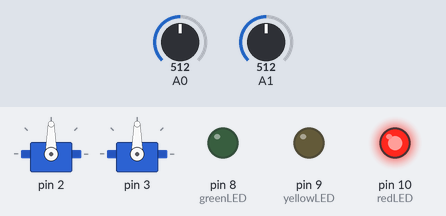
This sketch was run on a simulated Arduino Uno, built with avr-gcc and run on an emulated ATmega328P. On the bench: 2 × servo, output pins drawn as LEDs (lit = HIGH). The test bench sets the inputs (shaded band); at power-on: A0 = 512, A1 = 512.

Above: at 0.1 s.
At 2.1 s:
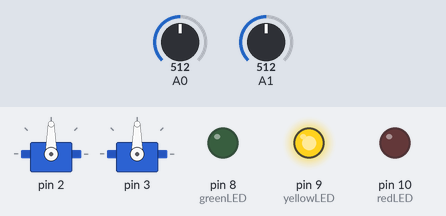
At 5.1 s:
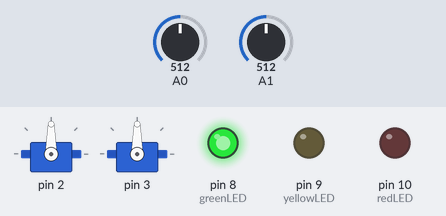
Timing chart, 0 to 6.6 s (numbered marks = the images above):
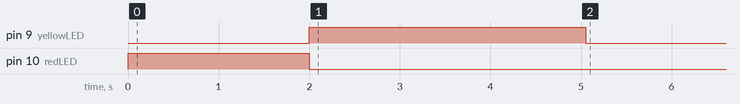

The sketch:

HandMotionControlOpt.ino
```cpp
//========================== Hand Motion Control ===========================
/* RoboHAZMAT Senior Design Team
 * Motion Control Group
 * Gerardo Bledt
 * November 12, 2014
 *
 * Code written for the hand glove motion control glove for the RoboHAZMAT
 * Senior Design project. Uses flex sensors along each of the fingers to
 * record the amount of bend for each one and translate that to motion of
 * the robot fingers by using the Servo motors.
 *
 * 1. Parameter Setup: Defines and initializes all of the necessary
 *    variables for the glove.
 *
 * 2. Functions: Contains all of the user created functions to help process
 *    the signals and control the robot.
 *    - Calibrate
 *    - MoveMotor
 *
 * 3. Main Loop: First asks the user to calibrate the flex sensors to their
 *    hand by opening and closing their hand to get the max and min range.
 *    Takes in sensor measurements from the flex sensors and calls the
 *    function to filter out the signal and then use the filtered value for
 *    the sensor measurement to move the Servo motor position.
 *
 *    *** TO DO ***
 *     - Optimize code for speed.
 *     - Look at making a generic program for righ and left hand control.
 *     - Documentand comment all code clearly.
 *     - Make a status function for the 3 LEDs. {?}
 *     - Make an LED variable array for easy status definitions.
 *     - Look at naming convention for readings. {?}
 *     - Add thumb sensor for gripping motion.
 */
#include <Servo.h>

//============================ Parameter Setup =============================
/* Defines and initializes all of the necessary variables, Servos, sensor
 * pins, and reading buffers.
 *
 * Finger Naming Definitions:
 *  - Right thumb  | Left pinky  : [0]
 *  - Right index  | Left ring   : [1]
 *  - Right middle | Left middle : [2]
 *  - Right ring   | Left index  : [3]
 *  - Right pinky  | Left thumb  : [4]
 */

// The indexing variable
int i = 0;

// Number of flex sensors
const int numSensors = 2;

// Filtering constant
const int numReadings = 10;

// Status LEDs
int greenLED = 8;
int yellowLED = 9;
int redLED = 10;

// Serv o motor definitions
Servo motor[numSensors];

// Stores each of the Servo motor positions
int motorPos[numSensors];

// Sets up pins for each finger
int pin[numSensors];

// Sets the flex sensor max and mins
int maxR[numSensors];
int minR[numSensors];

// Instantiates reading buffers for filtering
int readingBuffer[numSensors][numReadings];

/**
 * Sets up all of the Servo motors, buffers, and Serial communication.
 */
void setup(){
  // Begins Serial communication
  //Serial.begin(9600);

  // Sets up the LEDs
  pinMode(greenLED, OUTPUT);
  pinMode(yellowLED, OUTPUT);
  pinMode(redLED, OUTPUT);

  // Red LED lit to show setup ongoing
  digitalWrite(redLED, HIGH);

  // Initializes the buffers
  for (int k = 0; k < numSensors; k++) {
    // Sets up the analog pins for sensor readings
    pin[k] = k + 14; // analog pins 14 - 18 (A0 - A4)

    // Attaches the Servo motors to their pins
    motor[k].attach(k + 2);

    // Set up of the min and max values
    maxR[k] = 660;
    minR[k] = 550;

    for (int j = 0; j < numReadings; j++) {
      readingBuffer[k][j] = 0;
    }
  }
  delay(1000);

  // Calibrates all of the flex sensor max and mins
  Calibrate();
}

//=============================== Functions ================================
/* Defines all of the user created functions to be used in the main loop.
 *
 * Functions:
 * - Calibrate
 * - MoveMotor
 */

/**
 * Calibrates the flex sensors to find the max and min range for the user.
 */
void Calibrate() {
  // Delay to give user time
  delay(1000);

  // Red off so yellow is on signifying calibration ongoing
  digitalWrite(redLED, LOW);
  digitalWrite(yellowLED, HIGH);

  // Takes 2500 measurements to make sure true values are found
  for (int j = 0; j < 2500; j++) {
    int reading[numSensors];
    for (int k = 0; k < numSensors; k++) {
      // Takes reading from each sensor
      reading[k] = analogRead(pin[k]);

      // If reading is greater than previous max, it is new max
      // If reading is less than previous min, it is new min
      if (reading[k] > maxR[k]) {maxR[k] = reading[k];}
      else if (reading[k] < minR[k] || minR[k] < 0) {minR[k] = reading[k];}
    }
    delay(1);
  }

  // Green on, red and yellow off to show ready to use
  digitalWrite(greenLED, HIGH);
  digitalWrite(yellowLED, LOW);
}

/**
 * Filters the readings for noise by averaging the previous readings for
 * smooth sensor data.
 * Moves the corresponding sevor motor to the averaged position.
 */
int MoveMotor(int i,int reading,int readingBuffer[],Servo motor,int prevMotorPos) {
  // Calculates the past history
  int totalReading = 0;
  for (int j = 0; j < numReadings; j++) {
    totalReading = totalReading + readingBuffer[j];
  }
  int prevAverage = totalReading / numReadings;

  // Wraps around the buffer
  totalReading = totalReading - readingBuffer[i];
  readingBuffer[i] = reading;
  totalReading = totalReading + readingBuffer[i];

  // Calculates the filtered reading and translates to Servo degree range
  int motorPos = constrain(totalReading / numReadings,0,175);

  // Moves the motors if the new position is more than 2 degrees from the
  // previous motor position
  if (((motorPos - prevMotorPos) > 2) || ((prevMotorPos - motorPos) > 2)) {
    motor.write(motorPos);
    return motorPos;
  }
  return prevMotorPos;
}

//=============================== Main Loop ================================
/* Main running loop that takes readings for each finger, mapps them and
 * constrains them within the servo motor's degree range. That reading is
 * taken and used to move the corresponding Servo motor after being
 * filtered for noisy signals.
 */
void loop() {
  // Take the readings from each of the flex sensors on the fingers, map
  // and constrain them in the Servo motor degree range
  int reading[numSensors];
  for (int k = 0; k < numSensors; k++) {
    reading[k] = constrain(map(analogRead(pin[k]),minR[k],maxR[k],175,0),0,175);
    motorPos[k] = MoveMotor(i,reading[k],readingBuffer[k],motor[k],motorPos[k]);
  }
  // Increase the index variable, wrap around the filter constant
  i++;
  if (i >= numReadings) { i = 0; }

  // Delay for stability
  delay(1);
}
```
